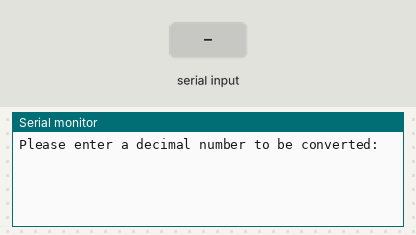
The sketch below on a simulated Arduino Uno, built with avr-gcc and run on an emulated ATmega328P. On the bench: the last lines printed to the serial monitor. Inputs (shaded band) come from the test bench.

Above: at 1.2 s.
1.3 s: "90,45,200\n" received over Serial
At 2.37 s:
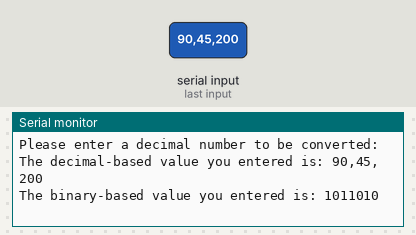
3.8 s: "30,150,10\n" received over Serial
At 4.93 s:
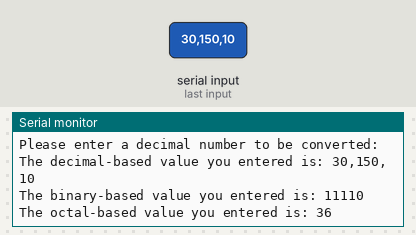
6.4 s: "90,45\n" received over Serial
At 7.57 s:
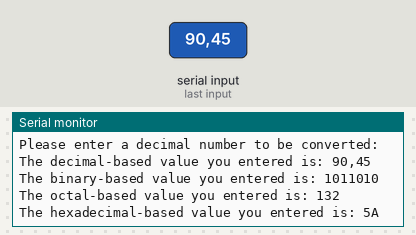
8.9 s: "5\n" received over Serial
At 10.06 s:
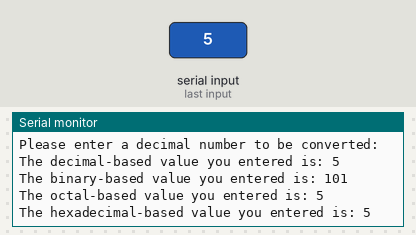
11.5 s: "200\n" received over Serial
At 12.67 s:
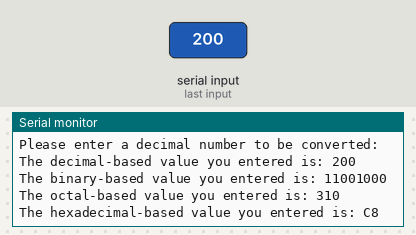
Timing chart, 0 to 14.5 s (numbered marks = the images above; inputs shaded):
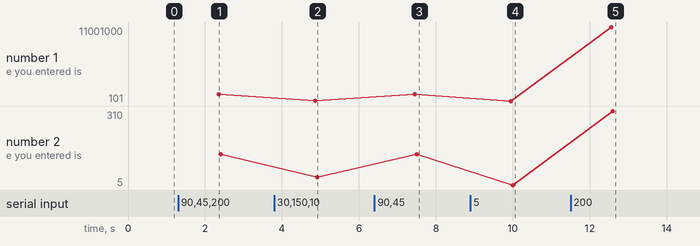

The sketch:

funky_fyyran1.ino
```cpp
/*
Yasmeen Kullab
The purpose of this code is to convert the user entery, which is a decimal value, into a binary,
Hedecimal, and octal-based value.

*/

boolean Displayp; //boolean for true and false conditions
String strInput;

void setup()
{
  //if condition is true
  Displayp = true;
  Serial.begin(9600); //serial communication
}

void loop()
{
  if (Displayp)
  {
    Serial.println("\nPlease enter a decimal number to be converted:");
    Displayp = false;}

  if (Serial.available() > 0)
  {
    strInput = Serial.readString();

    Serial.print("The decimal-based value you entered is: ");
    Serial.println(strInput); // displaying the value entered by the user

    Serial.print("The binary-based value you entered is: ");
    Serial.println(strInput.toInt(), BIN); // converting the decimal value to binary

    Serial.print("The octal-based value you entered is: ");
    Serial.println(strInput.toInt(), OCT);// converting the decimal value to octal-value

    Serial.print("The hexadecimal-based value you entered is: ");
    Serial.println(strInput.toInt(), HEX); // converting the decimal value to hexadecimal

    Displayp = true;

  }
}
```

Measured:
- after the input at 1.3 s, the serial monitor: prints a new line after 1.0 s (image 1)
- after the input at 3.8 s, the serial monitor: prints a new line after 1.0 s (image 2)
- after the input at 6.4 s, the serial monitor: prints a new line after 1.0 s (image 3)
- after the input at 8.9 s, the serial monitor: prints a new line after 1.0 s (image 4)
- after the input at 11.5 s, the serial monitor: prints a new line after 1.0 s (image 5)
- plotted number 1: 1011010 → 11110 after the input at 3.8 s, 11110 → 1011010 after the input at 6.4 s, 1011010 → 101 after the input at 8.9 s, 101 → 11001000 after the input at 11.5 s
- plotted number 2: 132 → 36 after the input at 3.8 s, 36 → 132 after the input at 6.4 s, 5 → 310 after the input at 11.5 s
